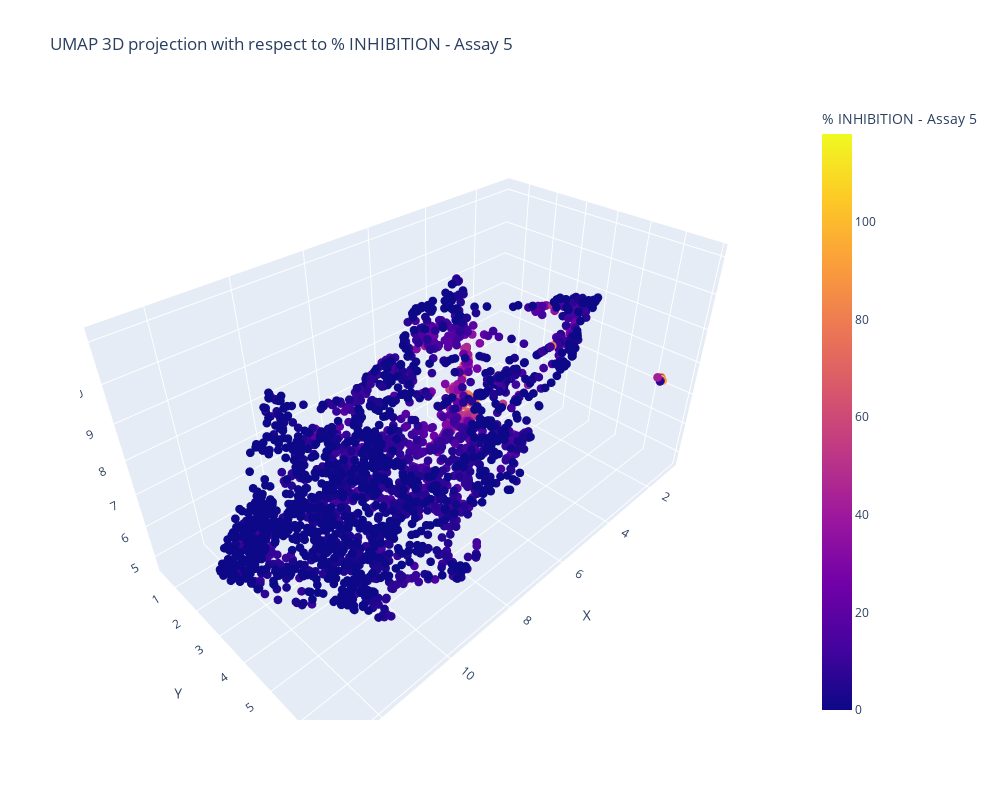

Write notebook code for a chart like this one.
### Code cell
plot_projection_3d(projections_3d, feature=FEATURE)

### Figure 1 — Plotly figure (JSON) as saved in the notebook; plotly's stock layout.template omitted (floating-point values rounded to 4 significant figures; data arrays with more than 128 entries replaced by an {"elided": "..."} marker saying what was removed)
{"data": [{"hovertemplate": "X=%{x}<br>Y=%{y}<br>Z=%{z}<br>% INHIBITION - Assay 5=%{marker.color}<extra></extra>", "legendgroup": "", "marker": {"color": {"elided": "2456 float values"}, "coloraxis": "coloraxis", "size": 3, "symbol": "circle"}, "mode": "markers", "name": "", "scene": "scene", "showlegend": false, "type": "scatter3d", "x": {"elided": "2456 float values"}, "y": {"elided": "2456 float values"}, "z": {"elided": "2456 float values"}}], "layout": {"coloraxis": {"cmax": 118.0, "cmin": 0, "colorbar": {"title": {"text": "% INHIBITION - Assay 5"}}, "colorscale": [[0, "#0d0887"], [0.1111, "#46039f"], [0.2222, "#7201a8"], [0.3333, "#9c179e"], [0.4444, "#bd3786"], [0.5556, "#d8576b"], [0.6667, "#ed7953"], [0.7778, "#fb9f3a"], [0.8889, "#fdca26"], [1, "#f0f921"]]}, "height": 800, "legend": {"tracegroupgap": 0}, "scene": {"domain": {"x": [0, 1], "y": [0, 1]}, "xaxis": {"title": {"text": "X"}}, "yaxis": {"title": {"text": "Y"}}, "zaxis": {"title": {"text": "Z"}}}, "title": {"text": "UMAP 3D projection with respect to % INHIBITION - Assay 5"}, "width": 1000}}
